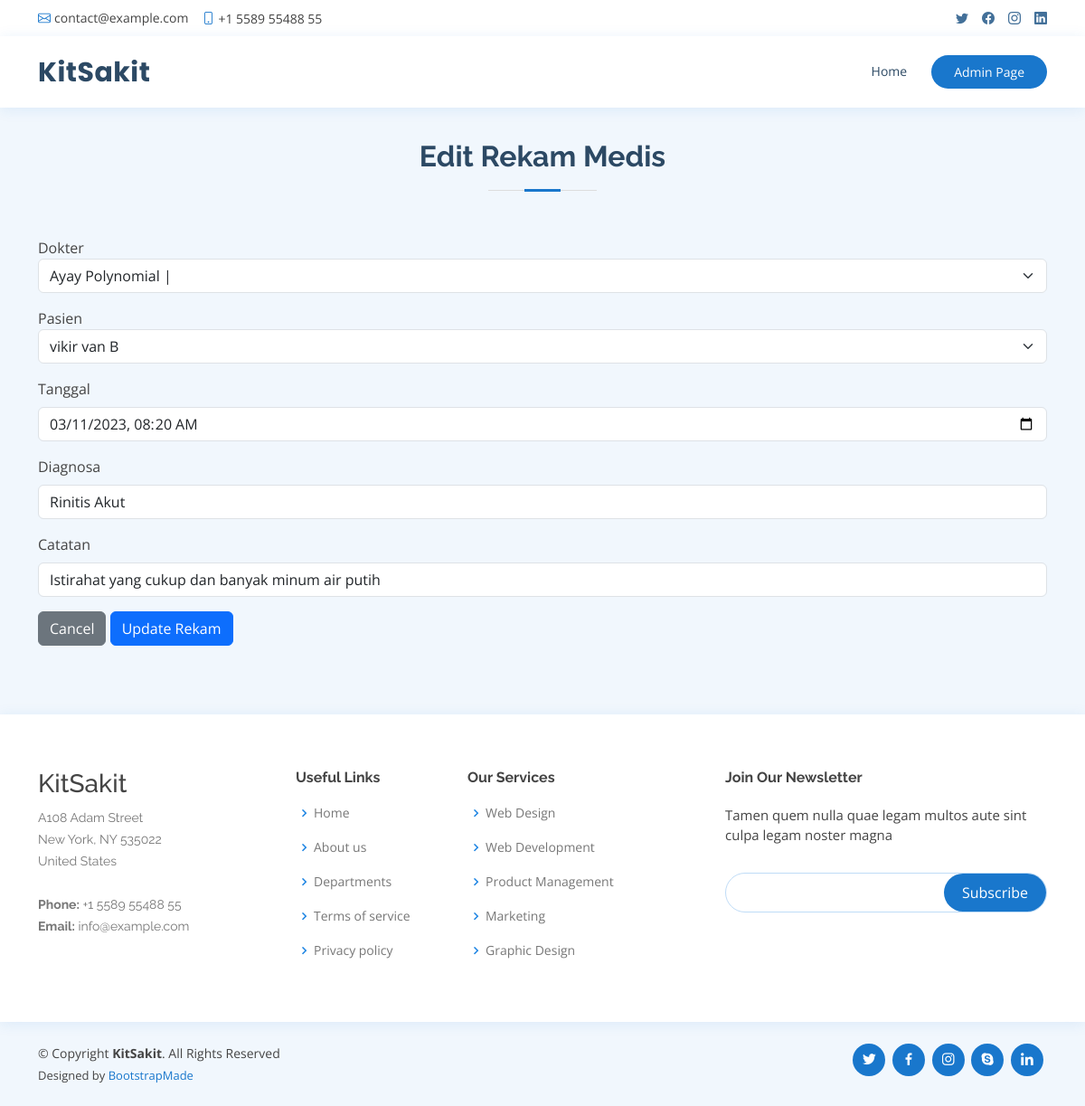
Page /editRekamMedis.php?id_rekam_medis=2 on the earlier database version.
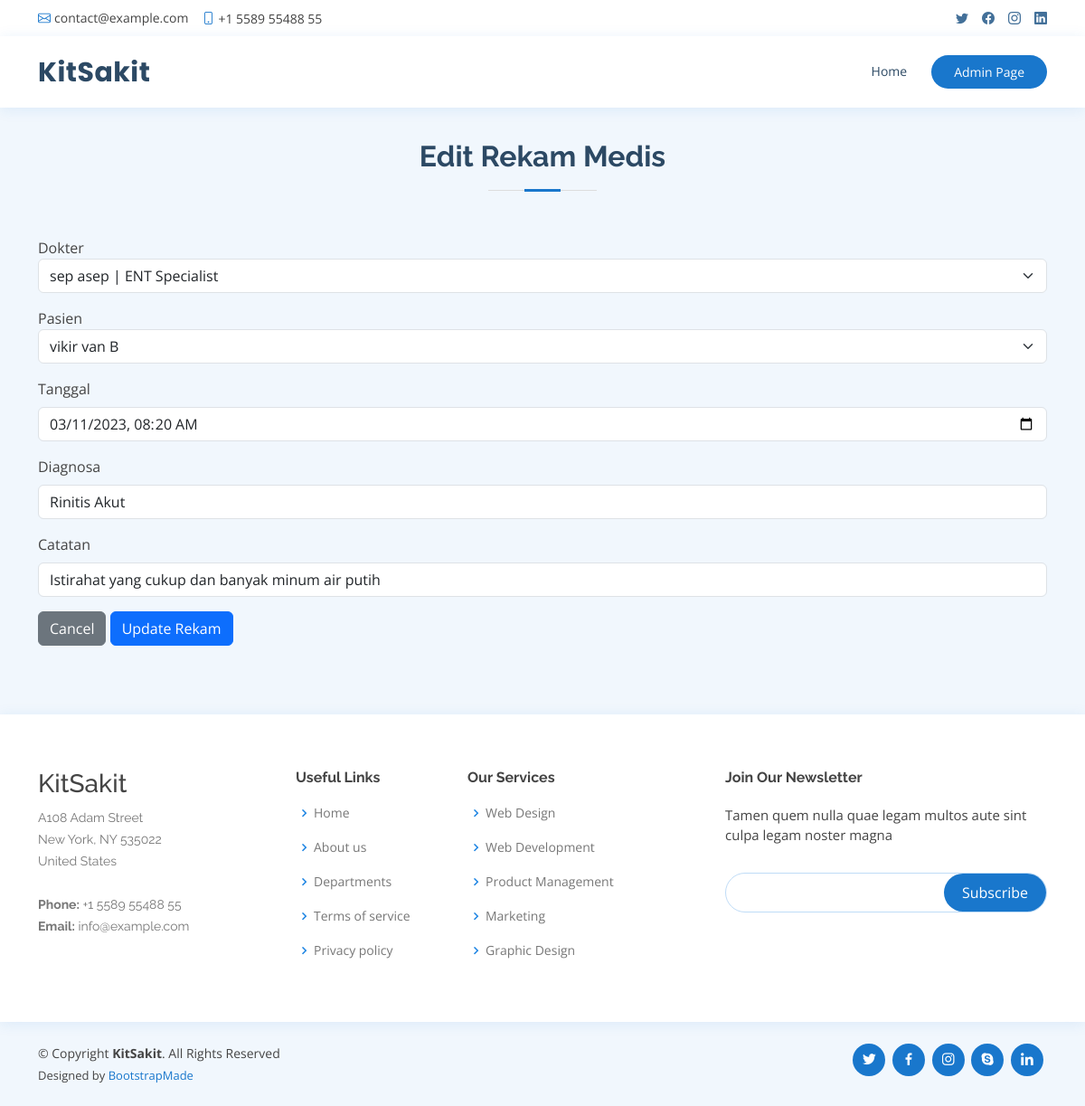
Same page on the later database version.
### tables this page shows
CREATE TABLE `rekam_medis`  (
  `id_rekam_medis` int NOT NULL AUTO_INCREMENT,
  `tanggal` datetime NOT NULL,
  `diagnosa` varchar(225) NOT NULL,
  `catatan` varchar(225) NOT NULL,
  `id_dokter` int NOT NULL,
  `id_pasien` int NOT NULL,
  PRIMARY KEY (`id_rekam_medis`) USING BTREE,
  INDEX `id_dokter`(`id_dokter` ASC) USING BTREE,
  INDEX `id_pasien`(`id_pasien` ASC) USING BTREE,
  CONSTRAINT `rekam_medis_ibfk_1` FOREIGN KEY (`id_dokter`) REFERENCES `dokter` (`id_dokter`) ON DELETE CASCADE ON UPDATE RESTRICT,
  CONSTRAINT `rekam_medis_ibfk_2` FOREIGN KEY (`id_pasien`) REFERENCES `pasien` (`id_pasien`) ON DELETE RESTRICT ON UPDATE RESTRICT
);

CREATE TABLE `pasien`  (
  `id_pasien` int NOT NULL AUTO_INCREMENT,
  `nama_pasien` varchar(225) NOT NULL,
  `alamat_pasien` varchar(225) NOT NULL,
  `tanggal_lahir_pasien` date NOT NULL,
  `jenis_kelamin_pasien` char(1) NOT NULL,
  `kontak_pasien` varchar(20) NOT NULL,
  PRIMARY KEY (`id_pasien`) USING BTREE
);

CREATE TABLE `dokter`  (
  `id_dokter` int NOT NULL AUTO_INCREMENT,
  `nama_dokter` varchar(225) NOT NULL,
  `jenis_kelamin_dokter` char(1) NOT NULL,
  `alamat_dokter` varchar(225) NOT NULL,
  `telefon_dokter` varchar(20) NOT NULL,
  `foto` varchar(255) NOT NULL,
  `id_departmen` int NOT NULL,
  PRIMARY KEY (`id_dokter`) USING BTREE,
  INDEX `id_departmen`(`id_departmen` ASC) USING BTREE,
  CONSTRAINT `dokter_ibfk_1` FOREIGN KEY (`id_departmen`) REFERENCES `departmen` (`id_departmen`) ON DELETE RESTRICT ON UPDATE RESTRICT
);

### function.php (called while the page is built, shortened)
<?php
    include('config.php');
    function readDokter(){
        global $conn;
        $query = "SELECT dokter.*, departmen.spesialisasi
        FROM dokter
        INNER JOIN departmen
        ON dokter.id_departmen = departmen.id_departmen";
        $result = mysqli_query($conn, $query);
        return $result;
    }
    function readQuery($table, $id, $find){
        global $conn;
        $query = "SELECT * FROM ".$table." WHERE ".$id."=".$find;
        $result = mysqli_query($conn, $query);
        $result = mysqli_fetch_assoc($result);
        return $result;
    };
    function readPasien(){
        global $conn;
        $query = "SELECT * FROM pasien";
        $result = mysqli_query($conn, $query);
        return $result;
    }
?>

### editRekamMedis.php (the view, shortened to what the changed rows need)
<?php
    include('function.php');
    $listDokter = readDokter();
    $listPasien = readPasien();
    if(isset($_GET['id_rekam_medis'])){
      $idRekamMedis = $_GET['id_rekam_medis'];
      $data = readQuery('rekam_medis', 'id_rekam_medis', $idRekamMedis);
    } else {
      echo "
      <script>
        alert('Masukkan data id.');
        window.location='admin.php';
      </script>";
    }
?>
<!DOCTYPE html>
<html lang="en">
<head>
  <link href="assets/vendor/fontawesome-free/css/all.min.css" rel="stylesheet">
  <link href="assets/vendor/animate.css/animate.min.css" rel="stylesheet">
  <link href="assets/vendor/bootstrap/css/bootstrap.min.css" rel="stylesheet">
  <link href="assets/vendor/bootstrap-icons/bootstrap-icons.css" rel="stylesheet">
  <link href="assets/vendor/boxicons/css/boxicons.min.css" rel="stylesheet">
  <link href="assets/vendor/glightbox/css/glightbox.min.css" rel="stylesheet">
  <link href="assets/vendor/remixicon/remixicon.css" rel="stylesheet">
  <link href="assets/vendor/swiper/swiper-bundle.min.css" rel="stylesheet">
  <link href="assets/css/style.css" rel="stylesheet">
</head>
<body>
  <header id="header" class="fixed-top">
    <div class="container d-flex align-items-center">
      <h1 class="logo me-auto"><a href="index.php">KitSakit</a></h1>
    </div>
  </header>
  <main id="main" style="padding-top: 70px;">
    <section id="appointment" class="appointment section-bg">
      <div class="container">
        <div class="section-title">
          <h2>Edit Rekam Medis</h2>
        </div>
        <form action="#" method="post" role="form" id="form-add" enctype="multipart/form-data">
            <div class="mb-3">
                <label for="dokter">Dokter</label>
                <select class="form-select" aria-label="Category" id="dokter" name="dokter" required>
                    <?php
                        foreach($listDokter as $dokter){
                            echo '<option value="'.$dokter['id_dokter'].'"'. ($dokter['id_dokter'] == $data['id_dokter'] ? "selected" : "").'>'.$dokter['nama_dokter'].' | '.$dokter['spesialisasi'].'</option>';
                        }
                    ?>
                </select>
            </div>
            <div class="mb-3">
                <label for="pasien">Pasien</label>
                <select class="form-select" aria-label="Category" id="pasien" name="pasien" required>
                    <?php
                        foreach($listPasien as $pasien){
                            echo '<option value="'.$pasien['id_pasien'].'"'. ($pasien['id_pasien'] == $data['id_pasien'] ? "selected" : "").'>'.$pasien['nama_pasien'].'</option>';
                        }
                    ?>
                </select>
            </div>
            <div class="mb-3">
                <label for="tanggal" class="form-label">Tanggal</label>
                <input type="datetime-local" class="form-control" id="tanggal" name="tanggal" value="<?= $data['tanggal'] ?>" required>
            </div>
            <div class="mb-3">
                <label for="diagnosa" class="form-label">Diagnosa</label>
                <input type="text" class="form-control" id="diagnosa" name="diagnosa" value="<?= $data['diagnosa'] ?>" required>
            </div>
            <div class="mb-3">
                <label for="catatan" class="form-label">Catatan</label>
                <input type="text" class="form-control" id="catatan" name="catatan" value="<?= $data['catatan'] ?>" required>
            </div>
        </form>
      </div>
    </section>
  </main>
</body>
</html>

Differences in the rows shown:
changed rekam_medis "Rinitis Akut": dokter (not shown) → "sep asep | ENT Specialist"
Other differences:
form field dokter: "Ayay Polynomial |" → (not shown)
